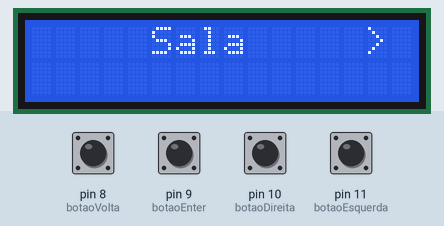
Bench run of a sketch on a simulated Arduino Uno, built with avr-gcc and run on an emulated ATmega328P. Parts: 16×2 character LCD. Inputs (shaded band) come from the test bench; at power-on: pin 8 (botaoVolta), pin 9 (botaoEnter), pin 10 (botaoDireita), pin 11 (botaoEsquerda) HIGH.

Above: at 1.8 s.
1.9 s: pin 9 (botaoEnter) pulled LOW for 0.15 s
At 2.5 s:
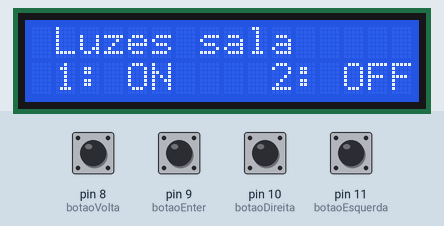
3.5 s: pin 8 (botaoVolta) pulled LOW for 0.15 s
At 4.8 s:
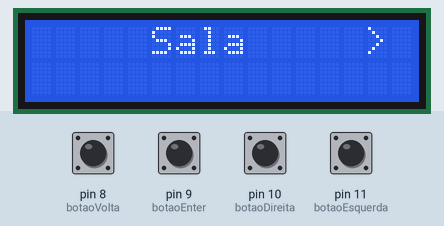
5.1 s: pin 10 (botaoDireita) pulled LOW for 0.15 s
At 6.1 s:
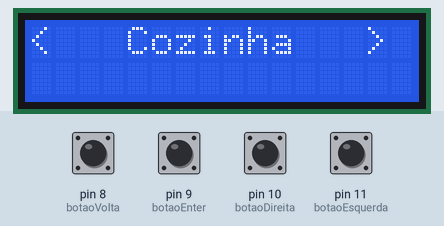
6.7 s: pin 9 (botaoEnter) pulled LOW for 1 s
At 8.6 s:
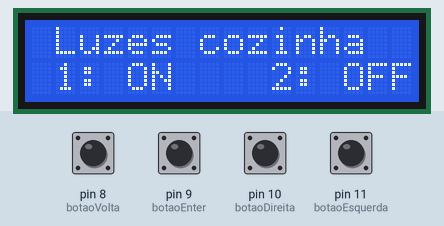
9.2 s: pin 8 (botaoVolta) pulled LOW for 1 s
At 11.4 s:
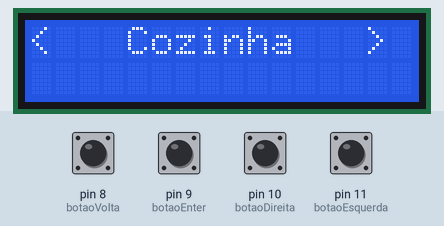
11.7 s: pin 10 (botaoDireita) pulled LOW for 1 s
At 13.6 s:
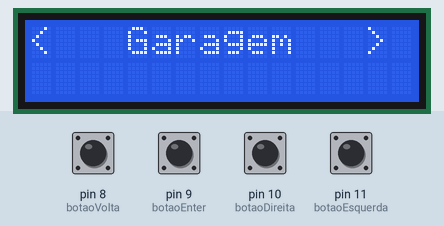
Timing chart, 0 to 15.1 s (numbered marks = the images above; inputs shaded):
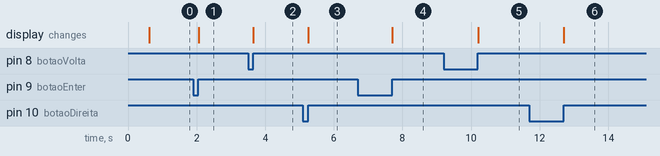

The sketch:

MenusHorizontaisLCD.ino
```cpp
/*

          O objetivo deste código é criar menus no display LCD de forma horizontal. A técnica de criação de menus e alteração de menus é a mesma, porrém, com a impressão de
    que os menus estão se movendo horizontalmente.

         Na simulação e na prática o circuito e o programa funcionaram perfeitamente.

*/


// Inclusão de bibliotecas
#include <LiquidCrystal.h>

// Mapeamento de hardware
#define botaoEsquerda 11
#define botaoDireita  10
#define botaoEnter    9
#define botaoVolta    8

LiquidCrystal disp( 2,    // RS
                    3,    // E
                    4,    // d4
                    5,    // d5
                    6,    // d6
                    7);   // d7

// Protótipo de funções auxiliares
void leitura_Botoes();
void menu1();
void sub_Menu1();
void menu2();
void sub_Menu2();
void menu3();
void sub_Menu3();
void menu4();
void sub_Menu4();

// Variáveis auxiliares
boolean flagBE = 0;
boolean flagBD = 0;
boolean flagBEnt = 0;
boolean flagBV = 0;

const int numeroMenus = 4;
const int numeroSubMenus = 2;
int menu = 1;
int entraMenu = 1;


void setup() {

    for(int i = 8; i < 12; i++)
        pinMode(i, INPUT_PULLUP);

    disp.begin(16, 2);
    disp.clear();
    delay(555);
} // end void setup

void loop() {

    leitura_Botoes();

    switch(menu){

        case 1:
            menu1();
            break;
        case 2:
            menu2();
            break;
        case 3:
            menu3();
            break;
        case 4:
            menu4();
            break;
    } // end switch menu
} // end void loop


// Funções auxiliares


void leitura_Botoes(){

    if(!digitalRead(botaoEsquerda))   flagBE   = 1;
    if(!digitalRead(botaoDireita))    flagBD   = 1;
    if(!digitalRead(botaoEnter))      flagBEnt = 1;
    if(!digitalRead(botaoVolta))      flagBV   = 1;

    if(entraMenu == 1){

        if(digitalRead(botaoEsquerda) && flagBE){

            flagBE = 0;

            if(menu > 1)
                menu--;

            disp.clear();
        } // end if botaoEsquerda

        if(digitalRead(botaoDireita) && flagBD){

            flagBD = 0;

            if(menu < numeroMenus)
                menu++;

            disp.clear();
        } // end if botaoEsquerda
    } // end if entraMenu == 1

    if(digitalRead(botaoEnter) && flagBEnt){

            flagBEnt = 0;

            if(entraMenu < numeroSubMenus)
                entraMenu++;

            disp.clear();
     } // end if botaoEsquerda

     if(digitalRead(botaoVolta) && flagBV){

            flagBV = 0;

            if(entraMenu > 1)
                entraMenu--;

            disp.clear();
     } // end if botaoEsquerda

} // end void leitura_Botoes


void menu1(){

    switch(entraMenu){

        case 1:
            disp.setCursor(0, 0);
            disp.print("     Sala     >");
            break;
         case 2:
            subMenu1();
            break;
    } // end switch entraMenu
} // end void menu1


void subMenu1(){

    disp.setCursor(1, 0);
    disp.print("Luzes sala");
    disp.setCursor(1, 1);
    disp.print("1: ON    2: OFF");
} // end void subMenu1


void menu2(){

    switch(entraMenu){

        case 1:
            disp.setCursor(0, 0);
            disp.print("<   Cozinha   >");
            break;
         case 2:
            subMenu2();
            break;
    } // end switch entraMenu
} // end void menu2


void subMenu2(){

    disp.setCursor(1, 0);
    disp.print("Luzes cozinha");
    disp.setCursor(1, 1);
    disp.print("1: ON    2: OFF");
} // end void subMenu2


void menu3(){

    switch(entraMenu){

        case 1:
            disp.setCursor(0, 0);
            disp.print("<   Garagem   >");
            break;
         case 2:
            subMenu3();
            break;
    } // end switch entraMenu
} // end void menu3


void subMenu3(){

    disp.setCursor(1, 0);
    disp.print("Luzes garagem");
    disp.setCursor(1, 1);
    disp.print("1: ON    2: OFF");
} // end void subMenu3


void menu4(){

    switch(entraMenu){

        case 1:
            disp.setCursor(0, 0);
            disp.print("<   Quintal   ");
            break;
         case 2:
            subMenu4();
            break;
    } // end switch entraMenu
} // end void menu4


void subMenu4(){

    disp.setCursor(1, 0);
    disp.print("Luzes quintal");
    disp.setCursor(1, 1);
    disp.print("1: ON    2: OFF");
} // end void subMenu4
```

Measured:
- after the input at 1.9 s, the display: changes after 0.16 s (image 1)
- after the input at 3.5 s, the display: changes after 0.16 s (image 2)
- after the input at 5.1 s, the display: changes after 0.15 s (image 3)
- after the input at 6.7 s, the display: changes after 1.0 s (image 4)
- after the input at 9.2 s, the display: changes after 1.0 s (image 5)
- after the input at 11.7 s, the display: changes after 1.0 s (image 6)
